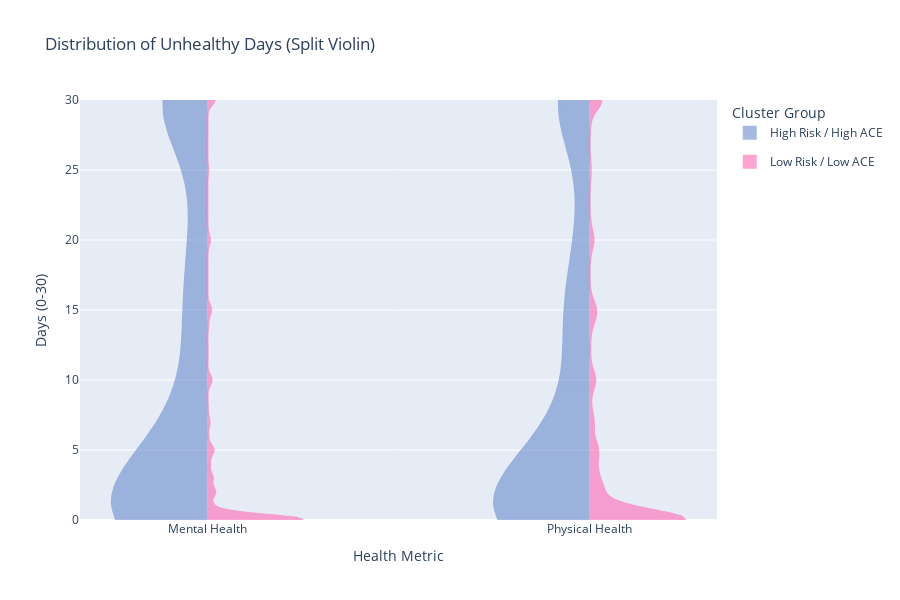

Source (notebook cell):
### Code cell
fig_violin = go.Figure()

# Define variables
metrics = ['MENTHLTH', 'POORHLTH']
x_labels = ['Mental Health', 'Physical Health'] 

for i, col in enumerate(metrics):
    show_legend = (i == 0)

    # Cluster 0 (Left Side / Blue) 
    fig_violin.add_trace(go.Violin(
        y=df_sample[df_sample['cluster'] == 0][col],
        x=[x_labels[i]] * len(df_sample[df_sample['cluster'] == 0]),
        legendgroup='High Risk / High ACE', 
        scalegroup='Cluster 0', 
        name='High Risk / High ACE',
        side='negative',
        line_color='#6b8cce',
        fillcolor='#6b8cce',
        opacity=0.6,
        meanline_visible=True,
        showlegend=show_legend,
        spanmode='hard'  # <--- PREVENTS VIOLIN FROM GOING BELOW 0
    ))

    # Cluster 1 (Right Side / Pink) 
    fig_violin.add_trace(go.Violin(
        y=df_sample[df_sample['cluster'] == 1][col],
        x=[x_labels[i]] * len(df_sample[df_sample['cluster'] == 1]), 
        legendgroup='Low Risk / Low ACE', 
        scalegroup='Cluster 1', 
        name='Low Risk / Low ACE',
        side='positive',
        line_color='#ff69b4',
        fillcolor='#ff69b4',
        opacity=0.6,
        meanline_visible=True,
        showlegend=show_legend,
        spanmode='hard' # <--- PREVENTS VIOLIN FROM GOING BELOW 0
    ))

# Reduced width from 0.8 to 0.5 to make them thinner
fig_violin.update_traces(width=0.5, points=False) 

fig_violin.update_layout(
    title='Distribution of Unhealthy Days (Split Violin)',
    xaxis_title='Health Metric',
    
    
    yaxis=dict(title='Days (0-30)', range=[0, 30]),
    
    violingap=0, 
    violingroupgap=0,
    violinmode='overlay',
    height=600,
    legend=dict(title="Cluster Group")
)

fig_violin.show()

### Figure 1 — Plotly figure (JSON) as saved in the notebook; plotly's stock layout.template omitted (floating-point values rounded to 4 significant figures; data arrays with more than 128 entries replaced by an {"elided": "..."} marker saying what was removed)
{"data": [{"fillcolor": "#6b8cce", "legendgroup": "High Risk / High ACE", "line": {"color": "#6b8cce"}, "meanline": {"visible": true}, "name": "High Risk / High ACE", "opacity": 0.6, "points": false, "scalegroup": "Cluster 0", "showlegend": true, "side": "negative", "spanmode": "hard", "type": "violin", "width": 0.5, "x": {"elided": "514 str values"}, "y": {"elided": "514 float values"}}, {"fillcolor": "#ff69b4", "legendgroup": "Low Risk / Low ACE", "line": {"color": "#ff69b4"}, "meanline": {"visible": true}, "name": "Low Risk / Low ACE", "opacity": 0.6, "points": false, "scalegroup": "Cluster 1", "showlegend": true, "side": "positive", "spanmode": "hard", "type": "violin", "width": 0.5, "x": {"elided": "9486 str values"}, "y": {"elided": "9486 float values"}}, {"fillcolor": "#6b8cce", "legendgroup": "High Risk / High ACE", "line": {"color": "#6b8cce"}, "meanline": {"visible": true}, "name": "High Risk / High ACE", "opacity": 0.6, "points": false, "scalegroup": "Cluster 0", "showlegend": false, "side": "negative", "spanmode": "hard", "type": "violin", "width": 0.5, "x": {"elided": "514 str values"}, "y": {"elided": "514 float values"}}, {"fillcolor": "#ff69b4", "legendgroup": "Low Risk / Low ACE", "line": {"color": "#ff69b4"}, "meanline": {"visible": true}, "name": "Low Risk / Low ACE", "opacity": 0.6, "points": false, "scalegroup": "Cluster 1", "showlegend": false, "side": "positive", "spanmode": "hard", "type": "violin", "width": 0.5, "x": {"elided": "9486 str values"}, "y": {"elided": "9486 float values"}}], "layout": {"height": 600, "legend": {"title": {"text": "Cluster Group"}}, "title": {"text": "Distribution of Unhealthy Days (Split Violin)"}, "violingap": 0, "violingroupgap": 0, "violinmode": "overlay", "xaxis": {"title": {"text": "Health Metric"}}, "yaxis": {"range": [0, 30], "title": {"text": "Days (0-30)"}}}}
